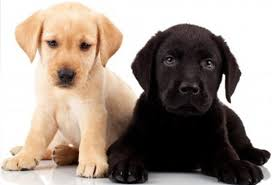
#> input picture dogs.jpeg, 272 x 185 px
$ python pencil.py
#> lines starting #> are read from the running program, lines starting #| are printed output that depends on the picture

#This program converts an image to a pencil sketch

#import the library
import cv2
from google.colab.patches import cv2_imshow

#Get the image file

filename = 'dogs.jpeg'

#Read in the image

img = cv2.imread(filename)
#> img is the input picture: shape (185, 272, 3); mean B, G, R 138.1, 147.9, 160.9

#Convert the image to Gray Scale
gray_image = cv2.cvtColor(img, cv2.COLOR_BGR2GRAY)
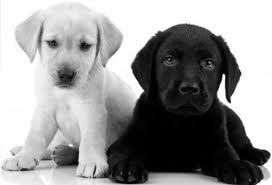
#> gray_image: shape (185, 272); min 0, max 255, mean 150.7

#Invert the image

invert_gray_image = 255 - gray_image
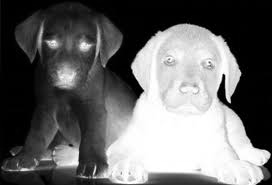
#> invert_gray_image: shape (185, 272); min 0, max 255, mean 104.3

#Blur the image by using Gaussian function

blurred_img = cv2.GaussianBlur(invert_gray_image, (21,21), 0)
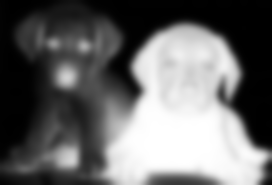
#> blurred_img: shape (185, 272); min 0, max 255, mean 104.4

#Invert blurred image

invertBlurredImage = 255 - blurred_img
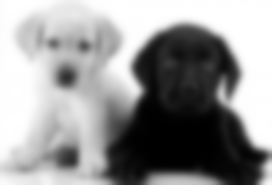
#> invertBlurredImage: shape (185, 272); min 0, max 255, mean 150.6

#Create pencil sketch image

pencilImage = cv2.divide(gray_image, invertBlurredImage, scale= 256.0)
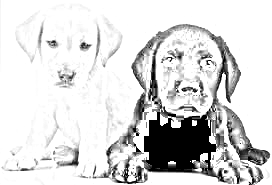
#> pencilImage: shape (185, 272); min 0, max 255, mean 216.7

#Show the image
cv2_imshow(img)
cv2_imshow(pencilImage)
